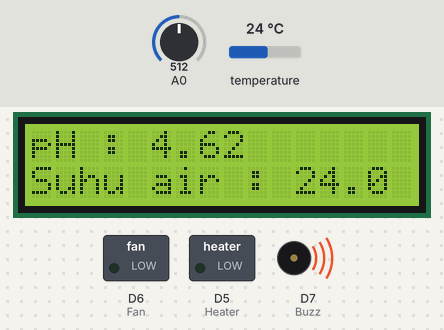
This sketch was run on a simulated ESP8266 (NodeMCU). Shown: 16×2 character LCD, switched loads named in the sketch (green lamp = pin HIGH), buzzer (waves = sounding, pin HIGH). The test bench sets the inputs (shaded band); at power-on: temperature 24 °C, A0 = 512. WiFi joins after 1.5 s; servers stay silent unless stated; what the sketch prints to the serial monitor is not drawn.

Above: at 3.0 s.
3.1 s: temperature set to 23.4 °C
At 6.6 s:
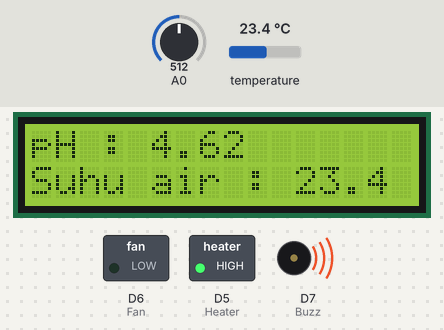
6.9 s: A0 set to 654
At 9.6 s:
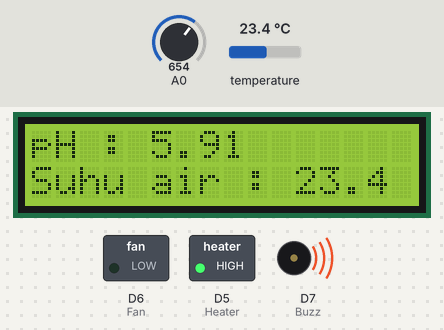
10.5 s: A0 set to 672
At 14.3 s:
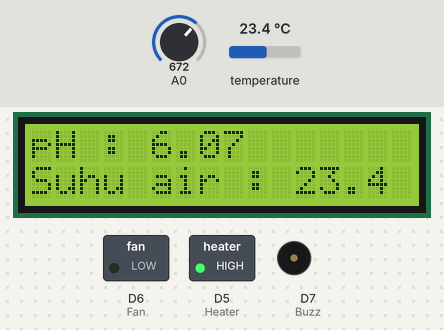
15.3 s: temperature set to 33 °C
At 17.2 s:
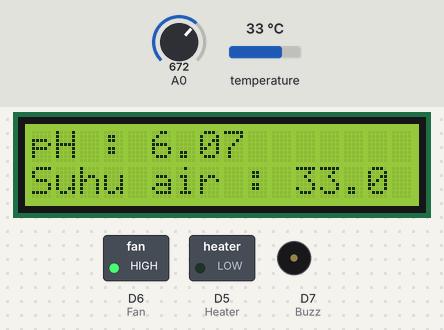
18.9 s: A0 set to 511
At 23.0 s:
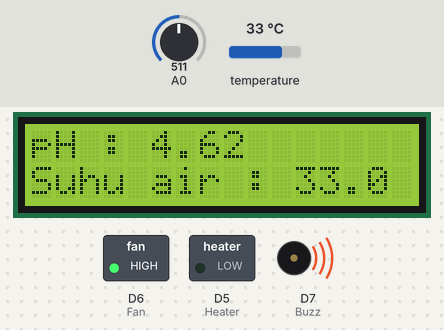
23.6 s: temperature set to 30.5 °C
At 25.9 s:
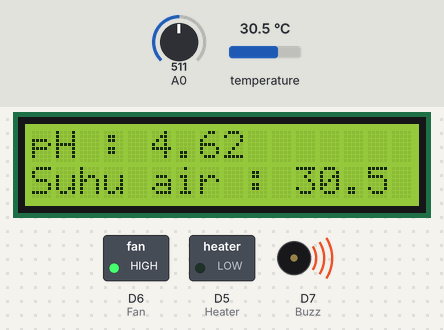
27.2 s: temperature set to 29.5 °C
Timing chart, 0 to 30.2 s (numbered marks = the images above; inputs shaded):
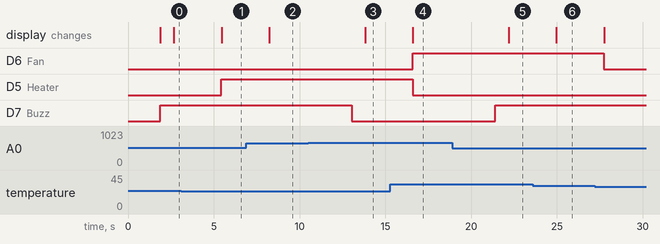

The sketch:

main.ino
```cpp
#include <Blynk.h>
#include <ESP8266WiFi.h>
#define BLYNK_PRINT Serial
#include <OneWire.h>
#include <DallasTemperature.h>
#include <LiquidCrystal_I2C.h>
#include <BlynkSimpleEsp8266.h>

#define Buzz D7
#define Fan D6
#define Heater D5
#define ONE_WIRE_BUS D8

LiquidCrystal_I2C lcd(0x27, 16, 2); // I2C address and display size

char auth[] = "m8750eUzNJNw1ZqUeh35_62ZWxGbjwxz";  // Blynk auth token
char ssid[] = "Redmi";  // WiFi SSID
char pass[] = "q1w2e3r4t5y6";  // WiFi password

OneWire oneWire(ONE_WIRE_BUS);  // OneWire for temperature sensor
DallasTemperature sensorSuhu(&oneWire);  // Dallas Temperature sensor instance
float suhuSekarang;  // Current temperature variable

void setup() {
  Blynk.begin(auth, ssid, pass);  // Blynk initialization
  Serial.begin(115200);  // Start serial monitor
  lcd.begin();  // Initialize LCD
  lcd.backlight();  // Turn on LCD backlight
  sensorSuhu.begin();  // Start the temperature sensor

  pinMode(Buzz, OUTPUT);  // Set pins for buzzer, fan, heater
  pinMode(Fan, OUTPUT);
  pinMode(Heater, OUTPUT);
}

void loop() {
  Blynk.run();  // Run Blynk services

  // Reading the analog value from the pH sensor connected to A0
  int sensorValue = analogRead(A0);

  // Convert the analog reading to voltage (using 3.3V reference for ESP8266)
  float voltage = sensorValue * (3.3 / 1023.0);

  // Convert voltage to pH value (14 / 5.0 = 2.8)
  float nilaiph = voltage * 2.8;

  // Control the buzzer based on pH range
  if (nilaiph < 6.0 || nilaiph > 8.0) {
    digitalWrite(Buzz, HIGH);  // Turn on buzzer if pH is out of range
    Blynk.notify("Kuras Akuarium Sekarang!");  // Send notification to Blynk
  } else {
    digitalWrite(Buzz, LOW);  // Turn off buzzer if pH is normal
  }

  // Send the pH value to Blynk (use a virtual pin, e.g., V0)
  Blynk.virtualWrite(V0, nilaiph);

  // Get the current temperature
  suhuSekarang = ambilSuhu();

  // Send the temperature to Blynk (use a virtual pin, e.g., V6)
  Blynk.virtualWrite(V6, suhuSekarang);

  // Control fan and heater based on temperature thresholds
  if (suhuSekarang < 24.0) {
    digitalWrite(Heater, HIGH);  // Turn heater on if temperature is too low
    digitalWrite(Fan, LOW);  // Turn fan off
  } else if (suhuSekarang > 30.0) {
    digitalWrite(Heater, LOW);  // Turn heater off
    digitalWrite(Fan, HIGH);  // Turn fan on
  } else {
    digitalWrite(Heater, LOW);  // Keep both off if temperature is normal
    digitalWrite(Fan, LOW);
  }

  // Display pH and temperature on LCD
  lcd.setCursor(0, 0);  // First line of LCD
  lcd.print("pH : ");
  lcd.print(nilaiph, 2);  // Print pH with 2 decimal places

  lcd.setCursor(0, 1);  // Second line of LCD
  lcd.print("Suhu air : ");
  lcd.print(suhuSekarang, 1);  // Print temperature with 1 decimal place

  // Print pH and temperature to Serial Monitor
  Serial.print("Sensor pH : ");
  Serial.print(nilaiph);
  Serial.print(" | Sensor Suhu : ");
  Serial.println(suhuSekarang);

  delay(2000);  // Wait for 2 seconds before next reading
}

// Function to read the current temperature from the Dallas temperature sensor
float ambilSuhu() {
  sensorSuhu.requestTemperatures();  // Request temperature data
  return sensorSuhu.getTempCByIndex(0);  // Return temperature in Celsius
}
```

Measured:
- the behaviour switches between 24 and 23.9 °C on temperature (found by bisection; images 0 and 1)
- the behaviour switches between 664 and 665 on A0 (found by bisection; images 2 and 3)
- after the input at 3.1 s, D5 (Heater): LOW → HIGH after 2.3 s; the display: changes after 2.4 s (image 1)
- after the input at 6.9 s, the display: changes after 1.3 s (image 2)
- after the input at 10.5 s, D7 (Buzz): HIGH → LOW after 2.5 s; the display: changes after 3.3 s (image 3)
- after the input at 15.3 s, D6 (Fan): LOW → HIGH after 1.3 s; D5 (Heater): HIGH → LOW after 1.3 s; the display: changes after 1.3 s (image 4)
- after the input at 18.9 s, D7 (Buzz): LOW → HIGH after 2.5 s; the display: changes after 3.3 s (image 5)
- after the input at 23.6 s, the display: changes after 1.4 s (image 6)
- after the input at 27.2 s, D6 (Fan): HIGH → LOW after 0.55 s
